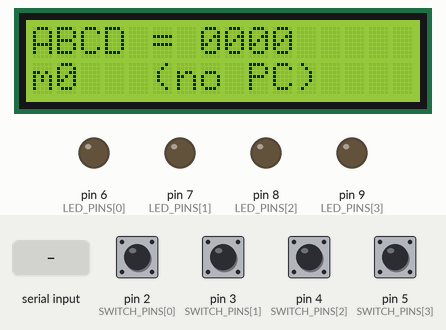
A sketch run on a simulated Arduino Uno, built with avr-gcc and run on an emulated ATmega328P. Shown: 16×2 character LCD, output pins drawn as LEDs (lit = HIGH). Inputs (shaded band) come from the test bench; at power-on: pin 2 (SWITCH_PINS[0]), pin 3 (SWITCH_PINS[1]), pin 4 (SWITCH_PINS[2]), pin 5 (SWITCH_PINS[3]) HIGH. What the sketch prints to the serial monitor is not drawn.

Above: at 1.2 s.
1.3 s: pin 2 (SWITCH_PINS[0]) pulled LOW for 0.15 s
At 1.39 s:
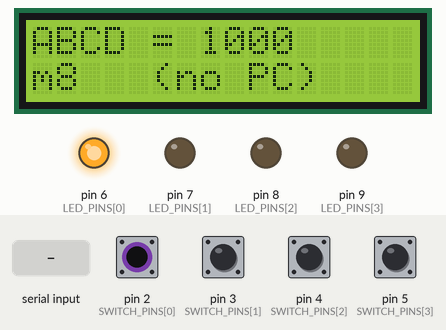
2.9 s: "CMD:1,0,1,0:\n" received over Serial
At 3.2 s:
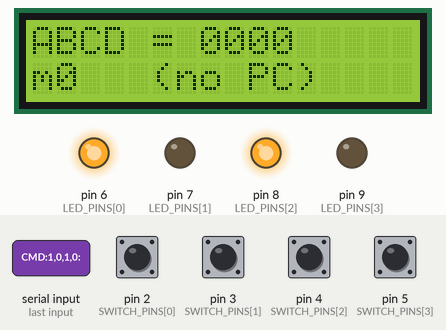
Timing chart, 0 to 10.4 s (numbered marks = the images above; inputs shaded):
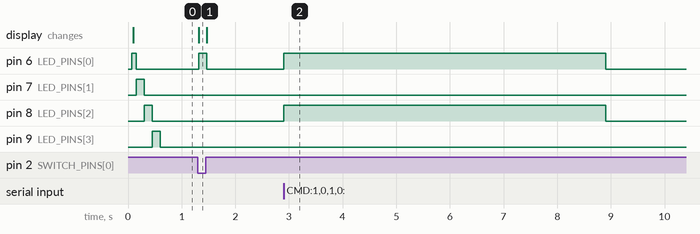

The sketch:

gatelab_trainer.ino
```cpp
/*
  GateLab trainer firmware - Arduino Uno
  ---------------------------------------
  Talks to logic_trainer.py over USB at 115200 8-N-1.

  Board -> PC  (on every switch change + every 200 ms):
      {"type":"inputs","A":1,"B":0,"C":1,"D":0}
  PC -> Board:
      CMD:<L0>,<L1>,<L2>,<L3>:<16-char LCD line 1>:<16-char LCD line 2>

  Wiring (matches the CONFIG block below):
      DIP switch 1..4 (A,B,C,D) -> D2, D3, D4, D5   other side of each switch -> GND
      LED0..LED3                -> D6, D7, D8, D9   LED long leg (+) to the pin,
                                                    short leg (-) -> 220-330 ohm -> GND
      16x2 I2C LCD (optional)   -> SDA=A4, SCL=A5, VCC=5V, GND=GND  (0x27 or 0x3F, auto-detected)

  Behaviour:
      * At power-up the LEDs light one after another (wiring self-test).
      * With no PC talking to it, the LEDs and LCD simply mirror the switches
        (switch ON -> its LED ON), so the board can be checked on its own.
      * As soon as GateLab sends commands, the PC drives the LEDs and LCD.
        If the PC goes quiet for 6 s the board falls back to mirroring.
      * The LCD is refreshed a few characters per loop, so the board never stops
        reading the switches or the serial port while the (slow) LCD updates.
      * A 2 s watchdog restarts the board automatically if it ever freezes.

  IMPORTANT: close GateLab before uploading - only one program can use the COM port.
*/

#include <Wire.h>
#include <LiquidCrystal_I2C.h>
#include <avr/wdt.h>

// ============================== CONFIG ==============================
const uint8_t SWITCH_PINS[4] = {2, 3, 4, 5};   // A, B, C, D  (DIP switch 1..4)
// true  : switch connects the pin to GND (internal pull-up used) -> switch ON reads as 1
// false : switch connects the pin to 5V with an external pull-down -> switch ON reads as 1
const bool SWITCH_ACTIVE_LOW = true;

const uint8_t LED_PINS[4] = {6, 7, 8, 9};      // LED0 .. LED3
// true  : LED + to the pin, LED - through the resistor to GND (pin HIGH = LED on)
// false : LED + to 5V, LED - through the resistor to the pin   (pin LOW  = LED on)
const bool LED_ACTIVE_HIGH = true;

#define USE_LCD 1                              // 0 if no LCD is fitted
// ====================================================================

const unsigned long DEBOUNCE_MS = 15;
const unsigned long HEARTBEAT_MS = 200;
const unsigned long PC_TIMEOUT_MS = 6000;
const uint8_t LCD_CHARS_PER_LOOP = 2;          // keeps every loop() pass short (~4 ms max)

#if USE_LCD
LiquidCrystal_I2C lcd27(0x27, 16, 2);
LiquidCrystal_I2C lcd3F(0x3F, 16, 2);
LiquidCrystal_I2C *lcd = nullptr;
char lcdShown[2][16];                          // what is on the glass now
char lcdWanted[2][16];                         // what it should show
#endif

uint8_t stableState[4];
uint8_t lastRaw[4];
unsigned long rawChangedAt[4];
unsigned long lastSendMs = 0;
unsigned long lastCmdMs = 0;
bool pcActive = false;

char rxBuf[64];
uint8_t rxLen = 0;

uint8_t readSwitch(uint8_t i) {
  uint8_t v = digitalRead(SWITCH_PINS[i]) == HIGH ? 1 : 0;
  return SWITCH_ACTIVE_LOW ? (uint8_t)(1 - v) : v;
}

void setLed(uint8_t i, bool on) {
  digitalWrite(LED_PINS[i], (on == LED_ACTIVE_HIGH) ? HIGH : LOW);
}

void sendInputs() {
  // only send when the whole frame fits in the TX buffer, so Serial never blocks the loop
  if (Serial.availableForWrite() < 56) {
    return;
  }
  Serial.print(F("{\"type\":\"inputs\",\"A\":"));
  Serial.print(stableState[0]);
  Serial.print(F(",\"B\":"));
  Serial.print(stableState[1]);
  Serial.print(F(",\"C\":"));
  Serial.print(stableState[2]);
  Serial.print(F(",\"D\":"));
  Serial.print(stableState[3]);
  Serial.print(F(",\"u\":"));                  // uptime in 0.1 s: lets the PC notice a restart
  Serial.print(millis() / 100);
  Serial.print(F("}\n"));
  lastSendMs = millis();
}

void setLcdText(const char *line1, const char *line2) {
#if USE_LCD
  memcpy(lcdWanted[0], line1, 16);
  memcpy(lcdWanted[1], line2, 16);
#endif
}

// Writes at most LCD_CHARS_PER_LOOP changed characters, then returns.
void serviceLcd() {
#if USE_LCD
  if (lcd == nullptr) {
    return;
  }
  uint8_t budget = LCD_CHARS_PER_LOOP;
  for (uint8_t row = 0; row < 2 && budget > 0; row++) {
    for (uint8_t k = 0; k < 16 && budget > 0; k++) {
      if (lcdShown[row][k] != lcdWanted[row][k]) {
        lcd->setCursor(k, row);
        lcd->write(lcdWanted[row][k]);
        lcdShown[row][k] = lcdWanted[row][k];
        budget--;
      }
    }
  }
#endif
}

void showMirror() {
  for (uint8_t i = 0; i < 4; i++) {
    setLed(i, stableState[i]);
  }
  char l1[17];
  char l2[17];
  uint8_t value = (stableState[0] << 3) | (stableState[1] << 2) | (stableState[2] << 1) | stableState[3];
  snprintf(l1, sizeof(l1), "ABCD = %d%d%d%d     ", stableState[0], stableState[1], stableState[2], stableState[3]);
  snprintf(l2, sizeof(l2), "m%-2d  (no PC)     ", value);
  setLcdText(l1, l2);
}

// Frame layout (fixed width): "CMD:1,0,1,0:" + 16 chars + ":" + 16 chars  = 45 chars
void handleLine(const char *s, uint8_t n) {
  if (n < 11 || strncmp(s, "CMD:", 4) != 0) {
    return;
  }
  for (uint8_t i = 0; i < 4; i++) {
    char c = s[4 + 2 * i];
    if (c != '0' && c != '1') {
      return;                                  // corrupted frame
    }
  }
  lastCmdMs = millis();
  pcActive = true;
  for (uint8_t i = 0; i < 4; i++) {
    setLed(i, s[4 + 2 * i] == '1');
  }
  if (n >= 45 && s[11] == ':' && s[28] == ':') {
    setLcdText(s + 12, s + 29);
  }
}

void pollSerial() {
  while (Serial.available() > 0) {
    char c = (char)Serial.read();
    if (c == '\n') {
      if (rxLen > 0 && rxBuf[rxLen - 1] == '\r') {
        rxLen--;
      }
      handleLine(rxBuf, rxLen);
      rxLen = 0;
    } else if (rxLen < sizeof(rxBuf) - 1) {
      rxBuf[rxLen++] = c;
    } else {
      rxLen = 0;                               // overlong line: drop it
    }
  }
}

void pollSwitches() {
  unsigned long now = millis();
  bool changed = false;
  for (uint8_t i = 0; i < 4; i++) {
    uint8_t raw = readSwitch(i);
    if (raw != lastRaw[i]) {
      lastRaw[i] = raw;
      rawChangedAt[i] = now;
    }
    if (raw != stableState[i] && now - rawChangedAt[i] >= DEBOUNCE_MS) {
      stableState[i] = raw;
      changed = true;
    }
  }
  if (changed || now - lastSendMs >= HEARTBEAT_MS) {
    sendInputs();
  }
  if (pcActive && now - lastCmdMs > PC_TIMEOUT_MS) {
    pcActive = false;                          // PC went away: back to mirroring
    changed = true;
  }
  if (!pcActive && changed) {
    showMirror();
  }
}

void setup() {
  wdt_disable();
  Serial.begin(115200);
  for (uint8_t i = 0; i < 4; i++) {
    pinMode(SWITCH_PINS[i], SWITCH_ACTIVE_LOW ? INPUT_PULLUP : INPUT);
    pinMode(LED_PINS[i], OUTPUT);
    setLed(i, false);
  }
  for (uint8_t i = 0; i < 4; i++) {
    stableState[i] = lastRaw[i] = readSwitch(i);
    rawChangedAt[i] = millis();
  }
#if USE_LCD
  Wire.begin();
  Wire.setWireTimeout(3000, true);             // never hang if the I2C bus misbehaves
  Wire.beginTransmission(0x27);
  if (Wire.endTransmission() == 0) {
    lcd = &lcd27;
  } else {
    Wire.beginTransmission(0x3F);
    if (Wire.endTransmission() == 0) {
      lcd = &lcd3F;
    }
  }
  if (lcd != nullptr) {
    lcd->init();
    lcd->backlight();
    lcd->clear();
  }
  memset(lcdShown, ' ', sizeof(lcdShown));
  memset(lcdWanted, ' ', sizeof(lcdWanted));
#endif
  showMirror();
  sendInputs();
  wdt_enable(WDTO_2S);                         // from here on, a freeze reboots the board
}

// Wiring self-test without blocking: LED0 -> LED3 over the first 0.6 s after start-up.
// It runs alongside everything else, so the board reports its switches immediately,
// and it stops as soon as the PC takes over the LEDs.
void serviceSelfTest() {
  static bool finished = false;
  if (finished) {
    return;
  }
  unsigned long t = millis();
  if (pcActive || t >= 600) {
    finished = true;
    if (!pcActive) {
      showMirror();
    }
    return;
  }
  for (uint8_t i = 0; i < 4; i++) {
    setLed(i, i == t / 150);
  }
}

void loop() {
  wdt_reset();
  pollSerial();
  pollSwitches();
  serviceSelfTest();
  serviceLcd();
}
```

Measured:
- after the input at 1.3 s, pin 6 (LED_PINS[0]): LOW → HIGH at once, → LOW 0.15 s later; the display: changes at once (image 1)
- after the input at 2.9 s, pin 6 (LED_PINS[0]), pin 8 (LED_PINS[2]): LOW → HIGH at once, → LOW 6.0 s later
